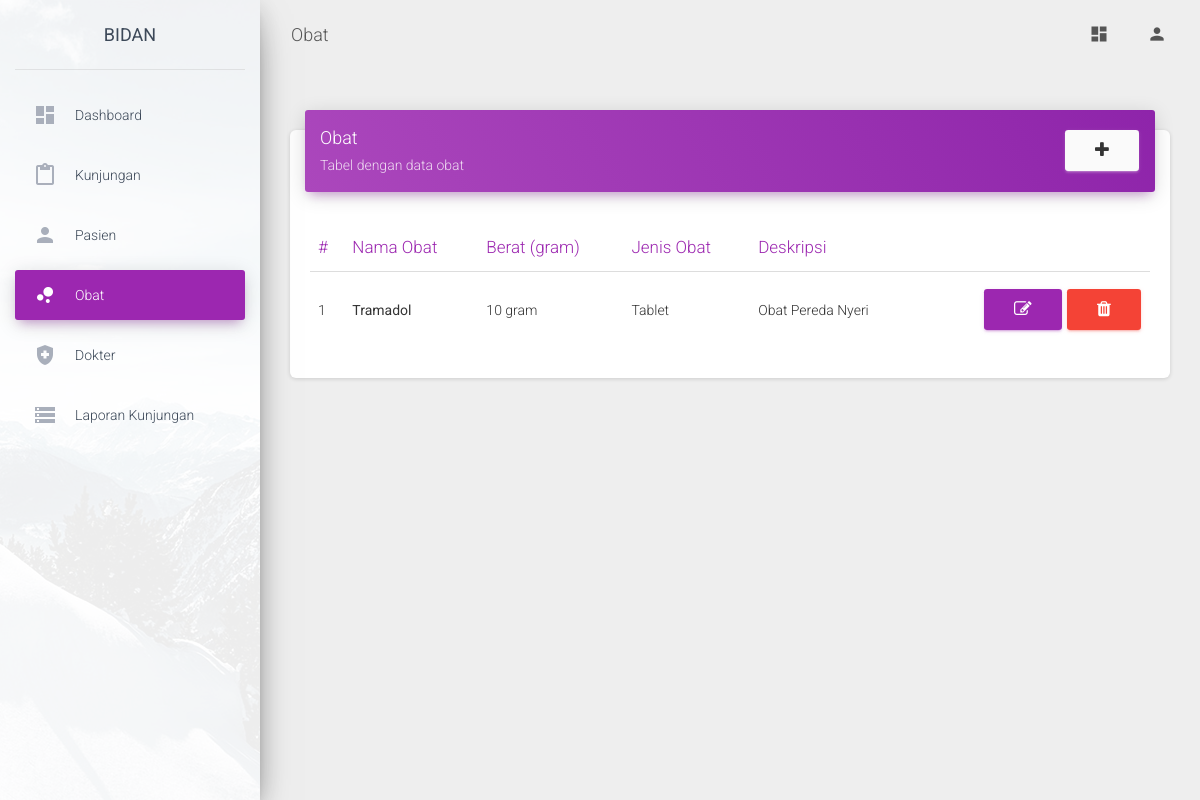
Screenshot of /media.php?module=obat (signed in) with the database file from the repository.
### tables this page shows
CREATE TABLE `obat` (
  `id` int(1) NOT NULL,
  `nama_obat` varchar(50) NOT NULL,
  `berat` int(1) NOT NULL,
  `jenis_obat` varchar(30) NOT NULL,
  `deskripsi` text NOT NULL
);

### module/obat/index.php (the view, shortened to what this page needs)
<?php
$aksi   = "module/".$_GET['module']."/action.php";
?>
<div class="col-md-12">
  <div class="card">
    <div class="card-header card-header-primary">
      <span class="float-right"><a class="btn btn-secondary" href="?module=<?php echo $_GET['module'] ?>&act=create"><i class="fa fa-plus"></i></a></span>
      <h4 class="card-title "><?php echo ucwords($_GET['module']) ?></h4>
      <p class="card-category"> Tabel dengan data <?php echo $_GET['module'] ?></p>
    </div>
    <div class="card-body">
      <div class="p-2">
      </div>
      <div class="table-responsive">
        <table class="table">
          <thead class=" text-primary">
            <th>#</th>
            <th>Nama Obat</th>
            <th>Berat (gram)</th>
            <th>Jenis Obat</th>
            <th>Deskripsi</th>
            <th></th>
          </thead>
          <tbody>
            <?php
            $no=1;
            $query=mysqli_query($conn,"SELECT * from obat order by id desc");
            foreach ($query as $row):
              ?>
              <tr>
                <td><?php echo $no++; ?></td>
                <td>
                  <strong>
                    <?php echo ucwords($row['nama_obat']); ?>
                  </strong>
                </td>
                <td><?php echo $row['berat'] ?> gram</td>
                <td><?php echo $row['jenis_obat'];?></td>
                <td><?php echo $row['deskripsi'];?></td>
                <td>
                  <span class="float-right">
                    <a class="btn btn-primary btn-xs" href="?module=<?php echo $_GET['module'] ?>&act=edit&id=<?php echo $row['id']; ?>"><i class="fa fa-edit"></i></a>
                    <a class="btn btn-danger btn-xs" onclick="return confirm('Hapus data?')" href="<?php echo $aksi ?>?module=<?php echo $_GET['module'] ?>&act=delete&id=<?php echo $row['id']; ?>"><i class="fa fa-trash"></i></a>
                  </span>
                </td>
              </tr>
              <?php
            endforeach
            ?>
          </tbody>
        </table>
      </div>
    </div>
  </div>
</div>

### rows the page displays
obat: nama_obat "Tramadol", berat "10", jenis_obat "Tablet", deskripsi "Obat Pereda Nyeri"

### other values shown
$_GET['module'] "Obat"
$_GET['module'] "obat"
